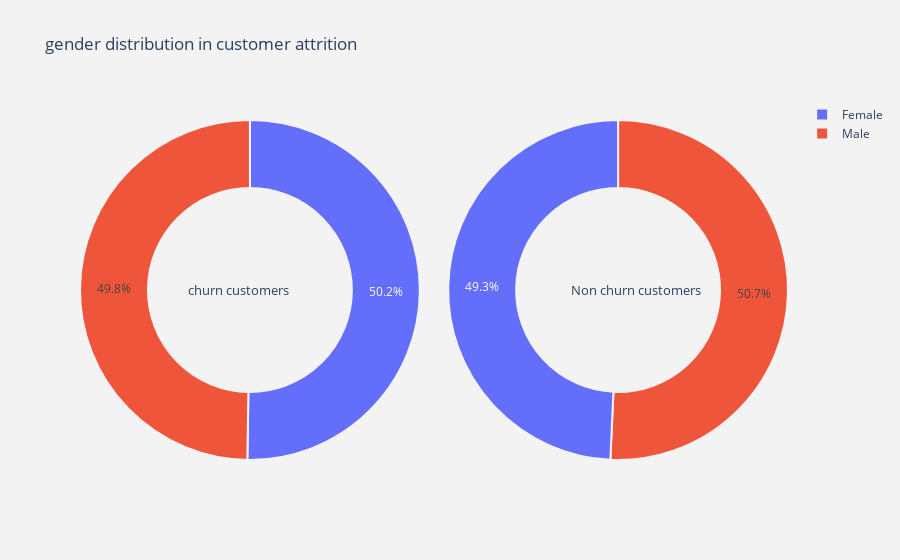
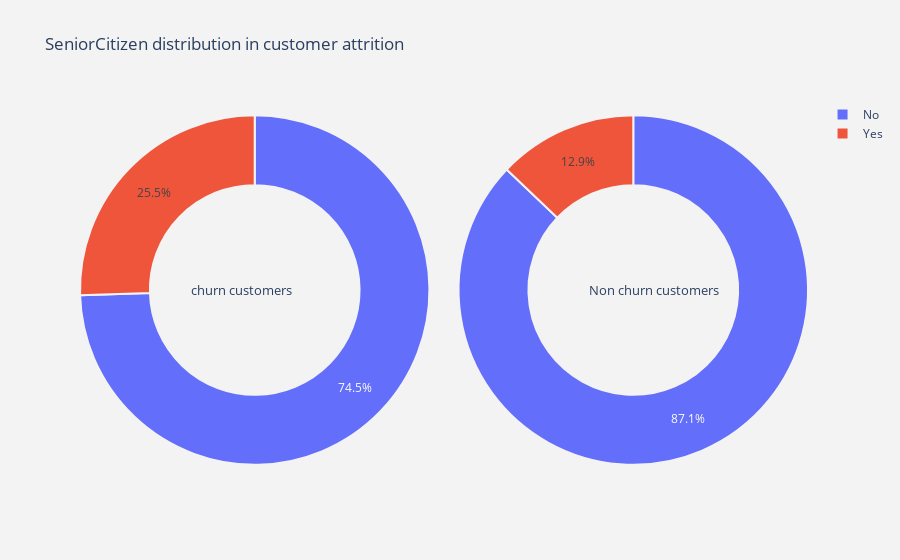
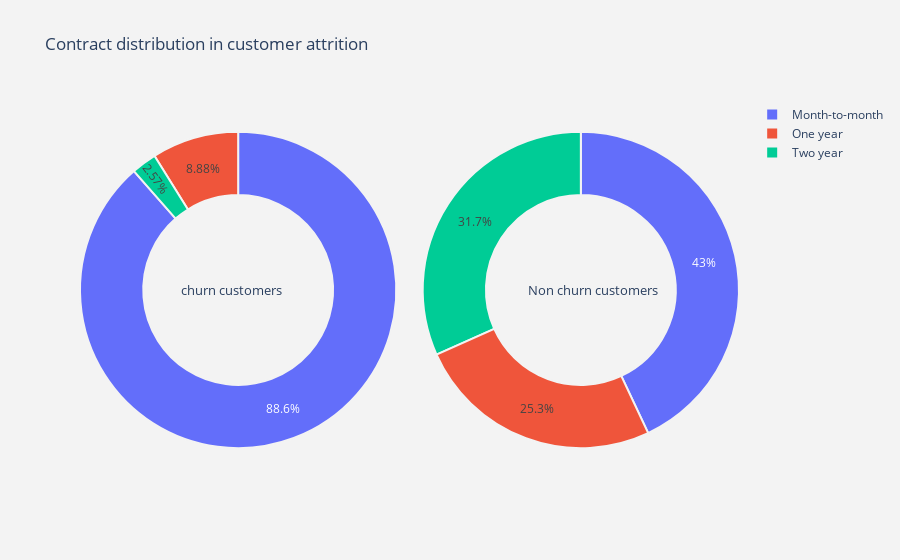
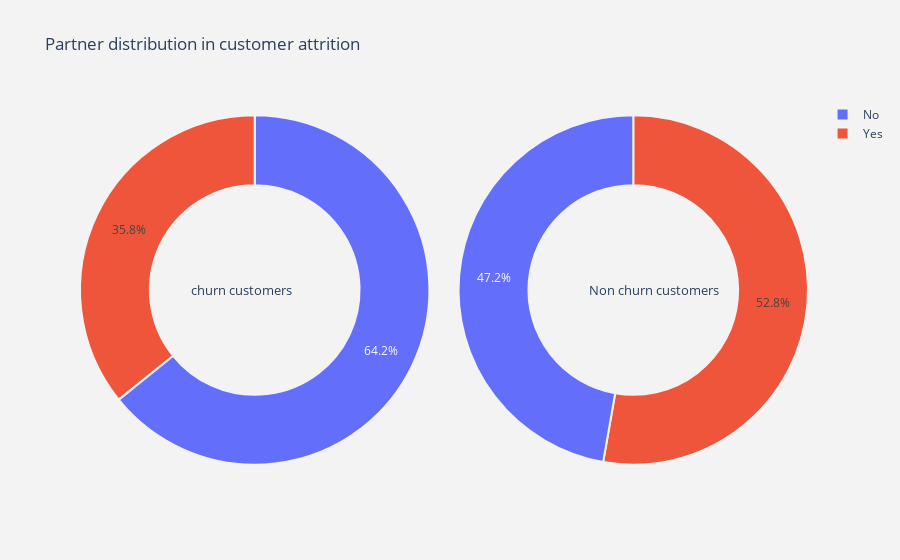

The notebook cell these images were saved under, in order:
### Code cell
%run Data_Analysis.ipynb
# telcompos= df.loc[telcom1['Churn'] == 1]
# telcomneg= df.loc[telcom1['Churn'] == 0]
telcom1 = telcom1.values.tolist()
# telcompos= telcompos.values.tolist()
# telcomneg= telcomneg.values.tolist()

### Figure 1 — Plotly figure (JSON) as saved in the notebook; plotly's stock layout.template omitted (floating-point values rounded to 4 significant figures)
{"data": [{"domain": {"x": [0, 0.48]}, "hole": 0.6, "hoverinfo": "label+percent+name", "labels": ["Female", "Male"], "marker": {"line": {"color": "rgb(243,243,243)", "width": 2}}, "name": "Churn Customers", "type": "pie", "values": [939, 930]}, {"domain": {"x": [0.52, 1]}, "hole": 0.6, "hoverinfo": "label+percent+name", "labels": ["Male", "Female"], "marker": {"line": {"color": "rgb(243,243,243)", "width": 2}}, "name": "Non churn customers", "type": "pie", "values": [2619, 2544]}], "layout": {"annotations": [{"font": {"size": 13}, "showarrow": false, "text": "churn customers", "x": 0.15, "y": 0.5}, {"font": {"size": 13}, "showarrow": false, "text": "Non churn customers", "x": 0.88, "y": 0.5}], "paper_bgcolor": "rgb(243,243,243)", "plot_bgcolor": "rgb(243,243,243)", "title": {"text": "gender distribution in customer attrition "}}}

### Figure 2 — Plotly figure (JSON) as saved in the notebook; plotly's stock layout.template omitted (floating-point values rounded to 4 significant figures)
{"data": [{"domain": {"x": [0, 0.48]}, "hole": 0.6, "hoverinfo": "label+percent+name", "labels": ["No", "Yes"], "marker": {"line": {"color": "rgb(243,243,243)", "width": 2}}, "name": "Churn Customers", "type": "pie", "values": [1393, 476]}, {"domain": {"x": [0.52, 1]}, "hole": 0.6, "hoverinfo": "label+percent+name", "labels": ["No", "Yes"], "marker": {"line": {"color": "rgb(243,243,243)", "width": 2}}, "name": "Non churn customers", "type": "pie", "values": [4497, 666]}], "layout": {"annotations": [{"font": {"size": 13}, "showarrow": false, "text": "churn customers", "x": 0.15, "y": 0.5}, {"font": {"size": 13}, "showarrow": false, "text": "Non churn customers", "x": 0.88, "y": 0.5}], "paper_bgcolor": "rgb(243,243,243)", "plot_bgcolor": "rgb(243,243,243)", "title": {"text": "SeniorCitizen distribution in customer attrition "}}}

### Figure 3 — Plotly figure (JSON) as saved in the notebook; plotly's stock layout.template omitted (floating-point values rounded to 4 significant figures)
{"data": [{"domain": {"x": [0, 0.48]}, "hole": 0.6, "hoverinfo": "label+percent+name", "labels": ["Month-to-month", "One year", "Two year"], "marker": {"line": {"color": "rgb(243,243,243)", "width": 2}}, "name": "Churn Customers", "type": "pie", "values": [1655, 166, 48]}, {"domain": {"x": [0.52, 1]}, "hole": 0.6, "hoverinfo": "label+percent+name", "labels": ["Month-to-month", "Two year", "One year"], "marker": {"line": {"color": "rgb(243,243,243)", "width": 2}}, "name": "Non churn customers", "type": "pie", "values": [2220, 1637, 1306]}], "layout": {"annotations": [{"font": {"size": 13}, "showarrow": false, "text": "churn customers", "x": 0.15, "y": 0.5}, {"font": {"size": 13}, "showarrow": false, "text": "Non churn customers", "x": 0.88, "y": 0.5}], "paper_bgcolor": "rgb(243,243,243)", "plot_bgcolor": "rgb(243,243,243)", "title": {"text": "Contract distribution in customer attrition "}}}

### Figure 4 — Plotly figure (JSON) as saved in the notebook; plotly's stock layout.template omitted (floating-point values rounded to 4 significant figures)
{"data": [{"domain": {"x": [0, 0.48]}, "hole": 0.6, "hoverinfo": "label+percent+name", "labels": ["No", "Yes"], "marker": {"line": {"color": "rgb(243,243,243)", "width": 2}}, "name": "Churn Customers", "type": "pie", "values": [1200, 669]}, {"domain": {"x": [0.52, 1]}, "hole": 0.6, "hoverinfo": "label+percent+name", "labels": ["Yes", "No"], "marker": {"line": {"color": "rgb(243,243,243)", "width": 2}}, "name": "Non churn customers", "type": "pie", "values": [2724, 2439]}], "layout": {"annotations": [{"font": {"size": 13}, "showarrow": false, "text": "churn customers", "x": 0.15, "y": 0.5}, {"font": {"size": 13}, "showarrow": false, "text": "Non churn customers", "x": 0.88, "y": 0.5}], "paper_bgcolor": "rgb(243,243,243)", "plot_bgcolor": "rgb(243,243,243)", "title": {"text": "Partner distribution in customer attrition "}}}
